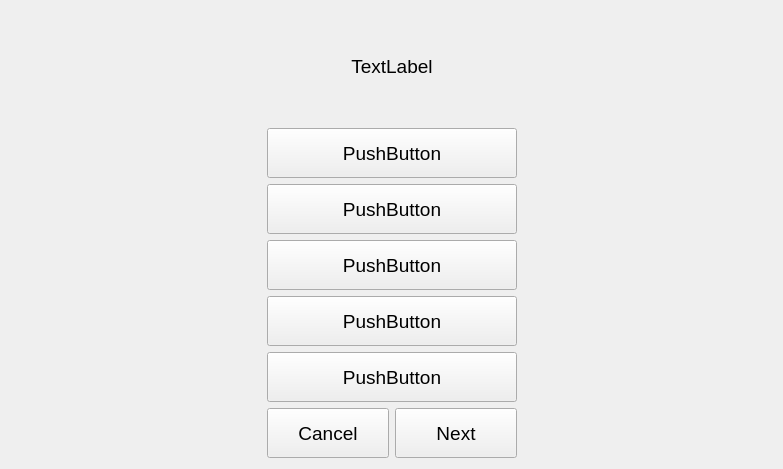
<?xml version="1.0" encoding="UTF-8"?>
<ui version="4.0">
 <class>learn</class>
 <widget class="QWidget" name="learn">
  <property name="geometry">
   <rect>
    <x>0</x>
    <y>0</y>
    <width>783</width>
    <height>469</height>
   </rect>
  </property>
  <property name="font">
   <font>
    <family>Ubuntu</family>
    <pointsize>14</pointsize>
   </font>
  </property>
  <property name="windowTitle">
   <string>Form</string>
  </property>
  <layout class="QHBoxLayout" name="horizontalLayout_2">
   <item>
    <spacer name="horizontalSpacer">
     <property name="orientation">
      <enum>Qt::Horizontal</enum>
     </property>
     <property name="sizeType">
      <enum>QSizePolicy::Expanding</enum>
     </property>
     <property name="sizeHint" stdset="0">
      <size>
       <width>250</width>
       <height>20</height>
      </size>
     </property>
    </spacer>
   </item>
   <item>
    <layout class="QVBoxLayout" name="verticalLayout" stretch="1,1,1,1,1,1,0">
     <item>
      <widget class="QLabel" name="label">
       <property name="sizePolicy">
        <sizepolicy hsizetype="Minimum" vsizetype="Minimum">
         <horstretch>0</horstretch>
         <verstretch>0</verstretch>
        </sizepolicy>
       </property>
       <property name="minimumSize">
        <size>
         <width>250</width>
         <height>111</height>
        </size>
       </property>
       <property name="text">
        <string>TextLabel</string>
       </property>
       <property name="alignment">
        <set>Qt::AlignCenter</set>
       </property>
      </widget>
     </item>
     <item>
      <widget class="QPushButton" name="pushButton">
       <property name="sizePolicy">
        <sizepolicy hsizetype="Fixed" vsizetype="Fixed">
         <horstretch>0</horstretch>
         <verstretch>0</verstretch>
        </sizepolicy>
       </property>
       <property name="minimumSize">
        <size>
         <width>250</width>
         <height>50</height>
        </size>
       </property>
       <property name="text">
        <string>PushButton</string>
       </property>
      </widget>
     </item>
     <item>
      <widget class="QPushButton" name="pushButton_2">
       <property name="sizePolicy">
        <sizepolicy hsizetype="Fixed" vsizetype="Fixed">
         <horstretch>0</horstretch>
         <verstretch>0</verstretch>
        </sizepolicy>
       </property>
       <property name="minimumSize">
        <size>
         <width>250</width>
         <height>50</height>
        </size>
       </property>
       <property name="text">
        <string>PushButton</string>
       </property>
      </widget>
     </item>
     <item>
      <widget class="QPushButton" name="pushButton_3">
       <property name="sizePolicy">
        <sizepolicy hsizetype="Fixed" vsizetype="Fixed">
         <horstretch>0</horstretch>
         <verstretch>0</verstretch>
        </sizepolicy>
       </property>
       <property name="minimumSize">
        <size>
         <width>250</width>
         <height>50</height>
        </size>
       </property>
       <property name="text">
        <string>PushButton</string>
       </property>
      </widget>
     </item>
     <item>
      <widget class="QPushButton" name="pushButton_4">
       <property name="sizePolicy">
        <sizepolicy hsizetype="Fixed" vsizetype="Fixed">
         <horstretch>0</horstretch>
         <verstretch>0</verstretch>
        </sizepolicy>
       </property>
       <property name="minimumSize">
        <size>
         <width>250</width>
         <height>50</height>
        </size>
       </property>
       <property name="text">
        <string>PushButton</string>
       </property>
      </widget>
     </item>
     <item>
      <widget class="QPushButton" name="pushButton_5">
       <property name="sizePolicy">
        <sizepolicy hsizetype="Fixed" vsizetype="Fixed">
         <horstretch>0</horstretch>
         <verstretch>0</verstretch>
        </sizepolicy>
       </property>
       <property name="minimumSize">
        <size>
         <width>250</width>
         <height>50</height>
        </size>
       </property>
       <property name="text">
        <string>PushButton</string>
       </property>
      </widget>
     </item>
     <item>
      <layout class="QHBoxLayout" name="horizontalLayout">
       <property name="sizeConstraint">
        <enum>QLayout::SetMinimumSize</enum>
       </property>
       <item>
        <widget class="QPushButton" name="pushButton_6">
         <property name="minimumSize">
          <size>
           <width>118</width>
           <height>50</height>
          </size>
         </property>
         <property name="text">
          <string>Cancel</string>
         </property>
        </widget>
       </item>
       <item>
        <widget class="QPushButton" name="pushButton_7">
         <property name="minimumSize">
          <size>
           <width>118</width>
           <height>50</height>
          </size>
         </property>
         <property name="text">
          <string>Next</string>
         </property>
        </widget>
       </item>
      </layout>
     </item>
    </layout>
   </item>
   <item>
    <spacer name="horizontalSpacer_2">
     <property name="minimumSize">
      <size>
       <width>250</width>
       <height>50</height>
      </size>
     </property>
     <property name="orientation">
      <enum>Qt::Horizontal</enum>
     </property>
     <property name="sizeType">
      <enum>QSizePolicy::Expanding</enum>
     </property>
     <property name="sizeHint" stdset="0">
      <size>
       <width>250</width>
       <height>20</height>
      </size>
     </property>
    </spacer>
   </item>
  </layout>
 </widget>
 <resources/>
 <connections/>
</ui>
